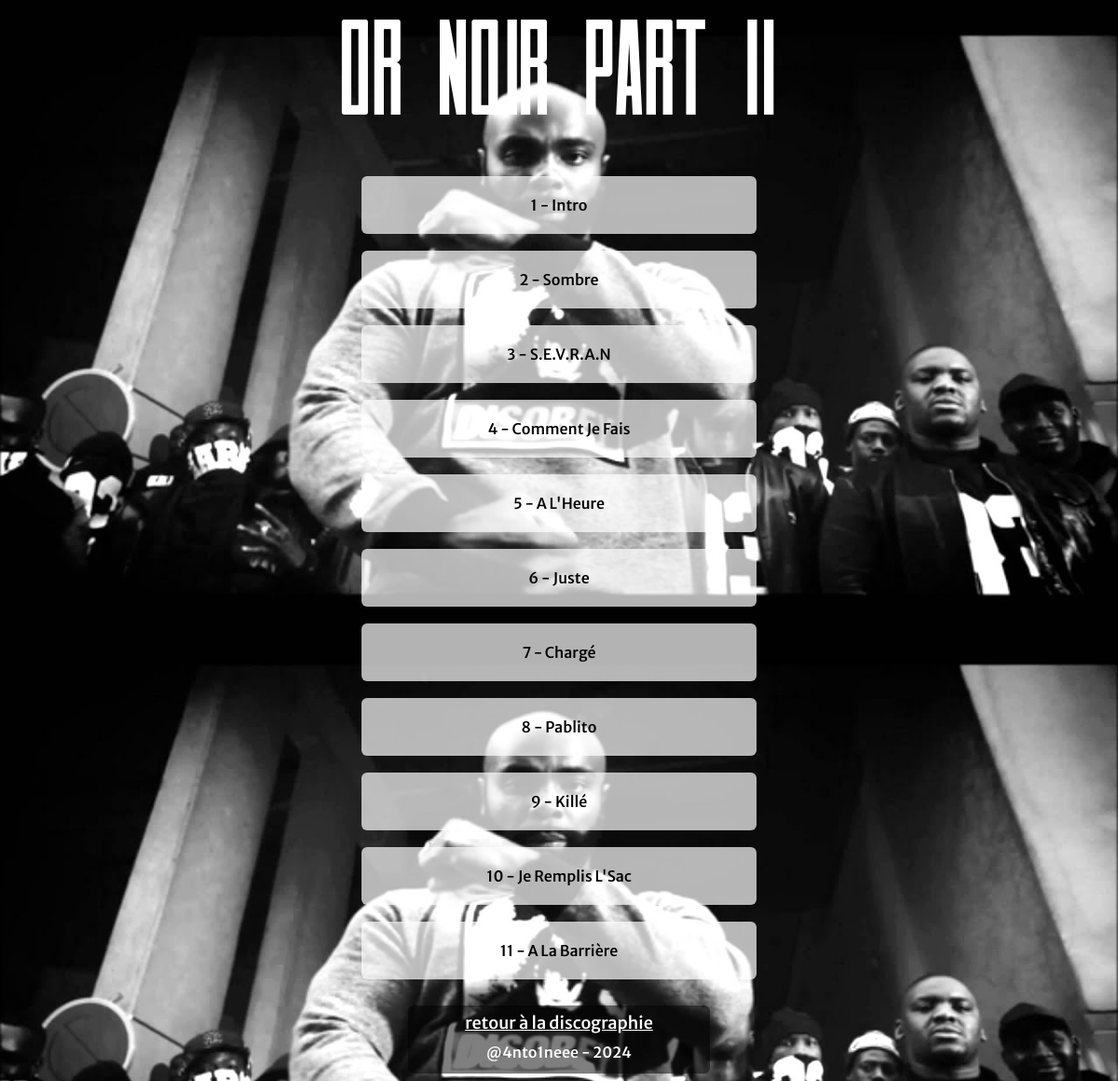
Page /detail_album.php?id=2 on the committed database.
### tables this page shows
CREATE TABLE `albums` (
  `idAlbum` int(100) NOT NULL,
  `NomAlbum` varchar(100) NOT NULL,
  `AnneeSortie` int(4) NOT NULL,
  `DescAlbum` text NOT NULL,
  `imgAlbum` text NOT NULL
);

CREATE TABLE `sons` (
  `idAlbum` int(100) NOT NULL,
  `idSon` int(50) NOT NULL,
  `NomSon` varchar(255) NOT NULL,
  `Featuring` varchar(255) NOT NULL
);

### detail_album.php (the view, shortened to what this page needs)
<!DOCTYPE html>
<html lang="fr">
	<head>
		<link rel="stylesheet" type="text/css" href="style.css" />
	</head>
	<body>
		<?php
			$ide = $_GET['id'];
			try {
				include 'connexion.php';
				$requete = $pdo->prepare("SELECT NomAlbum FROM albums WHERE idAlbum = ".$ide);
				$requete->execute();
				$album = $requete->fetch(PDO::FETCH_ASSOC);
					$nom=$album['NomAlbum'];
					echo "<center><h1>".$nom."</h1></center><br>";
				$requete = $pdo->prepare("SELECT NomSon, idSon, Featuring FROM sons WHERE idAlbum = $ide GROUP BY idSon ORDER BY idSon ASC");
				$requete->execute();
				$sons = $requete->fetchall(PDO::FETCH_ASSOC);
					foreach($sons as $unson){
					$nom=$unson['NomSon'];
					$num=$unson['idSon'];
					$feat=$unson['Featuring'];
					echo "<center>
						<li class='ss'>
							<p>".$num." - ".$nom."
								<br>".$feat."
							</p>
						</li>
						</center>
						<br>";
					}
				}
			catch (PDOException $e){
			print "Erreur !: " . $e->getMessage() . "<br/>";
			die(); }
		?>
		<div class="bottom">
		<center>
			<a class="retour" href="albums.php">retour à la discographie</a>
			<p class="copyr"><a href="https://github.com/4nto1neee" target="_blank" >@4nto1neee</a> - 2024</p>
		</center>
		</div>
	</body>
</html>

### style.css (style rules this page uses)
body { background-image: url("img/double_rotor.png"); background-size: 100%; background-repeat: repeat; }
h1 { color: #fff; font-size: 150px; font-weight:500; font-family: "tower" ; margin: 10px; padding: 0; width: fit-content; }
p { font-family: MerriweatherSans; color: #000; }
.bottom { background-color: rgb(0,0,0,0.5); border-radius: 6px; width: fit-content; display: flex; flex-direction: column; flex-wrap: wrap; margin-top: 10px; margin-left: auto; margin-right: auto; padding: 5px; padding-left: 5%; padding-right: 5%; }
.bottom .retour { color: #fff; font-family: MerriweatherSans; font-size: 18px; text-decoration: underline, gold; padding: 2px; display: flex; flex-direction: column; }
.copyr { font-family: MerriweatherSans; font-size: medium; color: #fff; margin: 3px; padding: 5px; width: fit-content; }
.copyr a { color: #fff; text-decoration: none; }
.ss { background-color: rgb(255,255,255,0.7); font-family: MerriweatherSans; font-size: medium; border-radius: 6px; width: 35%; min-width:fit-content; min-height: fit-content; padding: 5px; display: flex; flex-direction: column; flex-wrap: wrap; justify-content: space-between; }

### rows in the picture
albums: NomAlbum "OR NOIR part II"
sons: idSon "1", NomSon "Intro"
sons: idSon "2", NomSon "Sombre"
sons: idSon "3", NomSon "S.E.V.R.A.N"
sons: idSon "4", NomSon "Comment Je Fais"
sons: idSon "5", NomSon "A L'Heure"
sons: idSon "6", NomSon "Juste"
sons: idSon "7", NomSon "Chargé"
sons: idSon "8", NomSon "Pablito"
sons: idSon "9", NomSon "Killé"
sons: idSon "10", NomSon "Je Remplis L'Sac"
sons: idSon "11", NomSon "A La Barrière"
